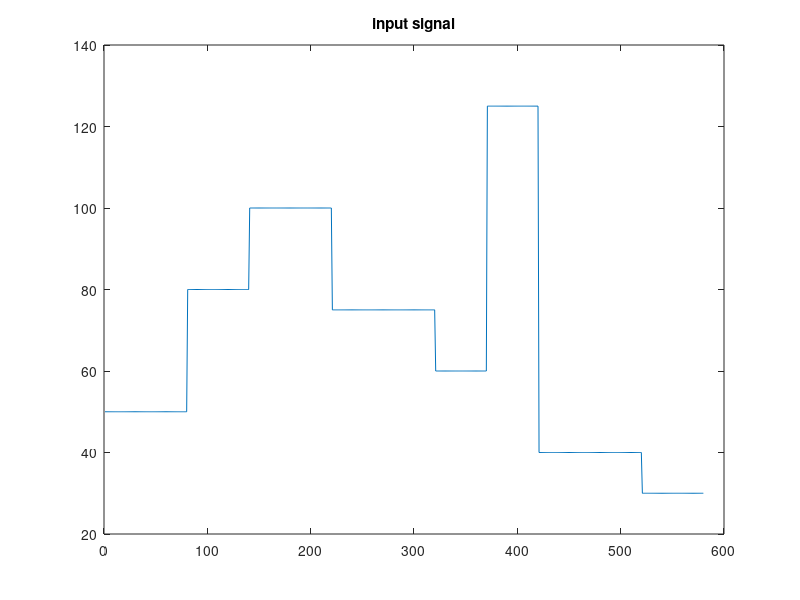

Write the MATLAB code that produced this figure. (Note: this script raises an error after producing the figure.)
% prob11_19_plot.m  - Blandford p.660 continuous wavelet transform
%                Use 'morse', 'amor' & 'bump' instead of 'haar' & 'mexh'
%
% F. Frigo
% Marquette University
% Nov 11, 2020
% 

hr = [50 80 100 75 60 125 40 30];
wr = [80 60 80 100 50 50 100 60];
f = hr(1)*ones(1, wr(1));
for i=2:length(hr);
   f = [f hr(i)*ones(1, wr(i))];
end

fsig = f;
figure;
plot(fsig);
title('input signal');
 
figure;
cwt(fsig)  % default using 'morse'
